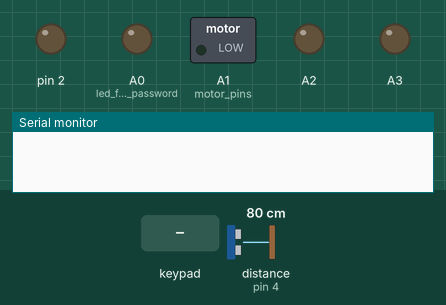
Simulated run of this program. Board: Arduino Nano, built with avr-gcc and run on an emulated ATmega328P. On the bench: switched loads named in the program (green lamp = pin HIGH), output pins drawn as LEDs (lit = HIGH), the last lines printed to the serial monitor. The inputs (shaded band) are chosen by the test bench; at power-on: distance to the obstacle (sensor on pin 4) 80 cm. The echo pulse lasts 58.3 µs per cm.

Above: at 1.2 s.
1.3 s: keypad keys 1 2 3 pressed 0.4 s apart
At 3.4 s:
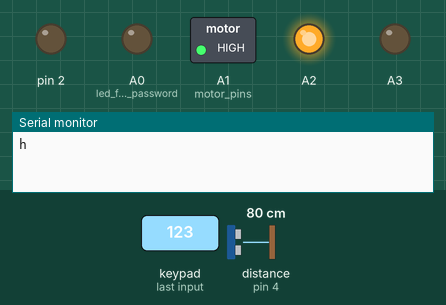
5.5 s: distance to the obstacle (sensor on pin 4) set to 44 cm
At 8.4 s:
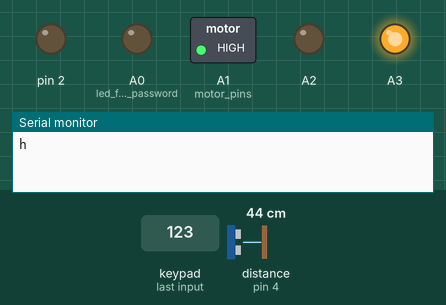
8.5 s: distance to the obstacle (sensor on pin 4) set to 38 cm
11.5 s: keypad keys 5 6 7 8 pressed 0.4 s apart
At 13.6 s:
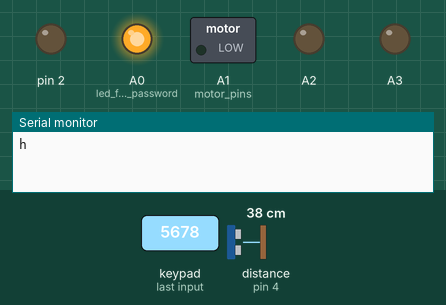
Timing chart, 0 to 15.1 s (numbered marks = the images above; inputs shaded):
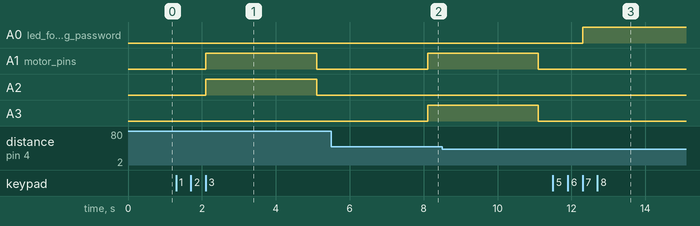

The program:

main.cpp
```cpp
#include <Arduino.h>
#include <Keypad.h>
// put function declarations here:
const byte ROWS = 4; //four rows
const byte COLS = 3; //three columns
char keys[ROWS][COLS] = {
{'1','2','3'},
{'4','5','6'},
{'7','8','9'},
{'*','0','#'}
};

byte rowPins[ROWS] = {5, 6, 7, 8}; //connect to the row pinouts of the kpd
byte colPins[COLS] = {9, 10, 11}; //connect to the column pinouts of the kpd

Keypad kpd = Keypad( makeKeymap(keys), rowPins, colPins, ROWS, COLS );

void setup() {
      Serial.begin(9600);
      pinMode(2,OUTPUT);
      pinMode(4,INPUT);
      pinMode(A0,OUTPUT);//led for wrong password
      pinMode(A1,OUTPUT);//motor pins
      pinMode(A2,OUTPUT);
      pinMode(A3,OUTPUT);

}
static int i=0;
static int tries=0;
String pass;
static int r;
static int distance;
static int duration;

void loop() {
   char h=kpd.getKey();
   if(h){

     pass=pass+h;
     i++;

   }

   if (i==3)
   {
      /* code */
   if (pass=="123")
   {
   Serial.print('h');
      pass="";
      i=0;

         digitalWrite(A0,LOW);//led
         digitalWrite(A1,HIGH);
         digitalWrite(A2,HIGH);
         digitalWrite(A3,LOW);
         delay(3000);

      r=0;

         digitalWrite(A1,LOW);
         digitalWrite(A2,LOW);
         digitalWrite(A3,LOW);
         delay(3000);


   ////////// ultrasonic ///////// check
   while(1)
   {
      /* code */

   digitalWrite(2, LOW);
   delayMicroseconds(2);
   digitalWrite(2, HIGH);
   delayMicroseconds(10);
   digitalWrite(2, LOW);

   duration = pulseIn(4, HIGH);
   distance = (duration*.0343)/2;
   if ((distance>=40)&(r==0))
   {
      /* code */
         digitalWrite(A1,HIGH);
         digitalWrite(A2,LOW);
         digitalWrite(A3,HIGH);
         delay(3000);
         digitalWrite(A1,LOW);
         digitalWrite(A2,LOW);
         digitalWrite(A3,LOW);
         r=r+1;
         break;
   }else{
         digitalWrite(A1,LOW);
         digitalWrite(A2,LOW);
         digitalWrite(A3,LOW);
         delay(3000);
   }
   }


   }else{
      if (tries==2)
      {
         Serial.println("z");
         pass="";
         i=0;
         tries=0;

      }
      else{

      pass="";
      i=0;
      tries++;
      digitalWrite(A0,HIGH);

      }


   }
   }

}
```

Measured:
- after the input at 1.3 s, A1 (motor_pins), A2: LOW → HIGH after 0.80 s, → LOW 3.0 s later
- after the input at 11.5 s, A0 (led_for_wrong_password): LOW → HIGH after 0.81 s
